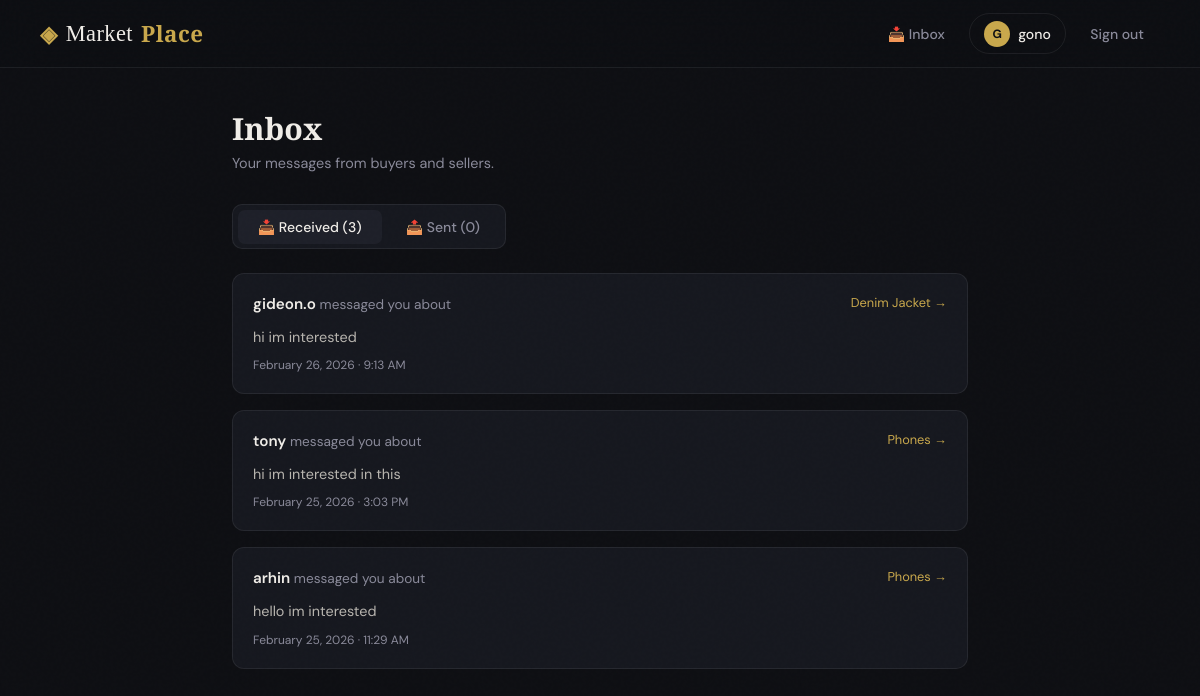
Screenshot of /inbox/ (signed in) with the database file from the repository.
### listings/models.py (models this page shows, shortened)
class Message(models.Model):
    item = models.ForeignKey(Item, on_delete=models.CASCADE, related_name='messages')
    sender = models.ForeignKey(User, on_delete=models.CASCADE, related_name='sent_messages')
    receiver = models.ForeignKey(User, on_delete=models.CASCADE, related_name='received_messages')
    body = models.TextField()
    created_at = models.DateTimeField(auto_now_add=True)
    is_read = models.BooleanField(default=False)
    class Meta:
        ordering = ['-created_at']

class Item(models.Model):
    CATEGORY_CHOICES = [
        ('electronics', 'Electronics'),
        ('clothing', 'Clothing'),
        ('furniture', 'Furniture'),
        ('other', 'Other'),
    ]
    name = models.CharField(max_length=200)
    description = models.TextField()
    price = models.DecimalField(max_digits=10, decimal_places=2)
    category = models.CharField(max_length=50, choices=CATEGORY_CHOICES, default='other')
    image_url = models.URLField(blank=True, null=True)
    is_available = models.BooleanField(default=True)
    created_at = models.DateTimeField(auto_now_add=True)
    seller = models.ForeignKey(User, on_delete=models.CASCADE, related_name='listings', null=True, blank=True)

### listings/views.py (the view)
# urls.py: path('inbox/', views.inbox, name='inbox'),
@login_required
def inbox(request):
    received = Message.objects.filter(receiver=request.user).order_by('-created_at')
    sent = Message.objects.filter(sender=request.user).order_by('-created_at')
    received.filter(is_read=False).update(is_read=True)
    return render(request, 'listings/inbox.html', {'received': received, 'sent': sent})

### listings/templates/listings/inbox.html (shortened to what this page needs)
{% extends 'listings/base.html' %}
{% block content %}
<div class="inbox-wrap">
    <div class="inbox-header">
        <h1>Inbox</h1>
        <p>Your messages from buyers and sellers.</p>
    </div>
    <div class="tabs">
        <button class="tab active" onclick="switchTab('received', this)">
            📥 Received ({{ received.count }})
        </button>
        <button class="tab" onclick="switchTab('sent', this)">
            📤 Sent ({{ sent.count }})
        </button>
    </div>
    <div id="received" class="message-list">
        {% if received %}
            {% for msg in received %}
            <div class="message-card {% if not msg.is_read %}unread{% endif %}">
                <div class="message-top">
                    <div class="message-from">
                        {{ msg.sender.username }}
                        <span>messaged you about</span>
                    </div>
                    <a href="{% url 'item-detail' msg.item.pk %}" class="message-item-link">
                        {{ msg.item.name }} →
                    </a>
                </div>
                <p class="message-body">{{ msg.body }}</p>
                <p class="message-time">{{ msg.created_at|date:"F j, Y · g:i A" }}</p>
            </div>
            {% endfor %}
        {% else %}
        <div class="empty-state">
            <div class="icon">📭</div>
            <h3>No messages yet</h3>
            <p>When buyers contact you, their messages will appear here.</p>
        </div>
        {% endif %}
    </div>
</div>
{% endblock %}

### listings/templates/listings/base.html (shortened to what this page needs)
<!DOCTYPE html>
<html lang="en">
<head>
</head>
<body>
<nav>
    <a href="{% url 'item-list' %}" class="nav-brand">
        ◈ <span>Market</span>Place
    </a>
    <div class="nav-links">
        {% if request.user.is_authenticated %}
    <a href="{% url 'inbox' %}" class="nav-link" style="position:relative;">
        📥 Inbox
    </a>
    <a href="{% url 'profile' request.user.username %}" class="nav-user">
        <div class="avatar-circle">{{ request.user.username|first|upper }}</div>
        {{ request.user.username }}
    </a>
    <a href="{% url 'logout' %}" class="nav-link">Sign out</a>
{% endif %}
    </div>
</nav>
<div class="page-enter">
    {% block content %}{% endblock %}
</div>
</body>
</html>

### listings/templates/listings/base.html (style rules this page uses)
:root { --bg: #0e0f13; --surface: #16181f; --surface2: #1e2029; --border: rgba(255,255,255,0.07); --gold: #c9a84c; --gold-light: #e8c96e; --text: #f0ede8; --muted: #8a8a9a; --green: #4caf7d; --red: #e05f5f; }
*, *::before, *::after { box-sizing: border-box; margin: 0; padding: 0; }
body { font-family: 'DM Sans', sans-serif; background: var(--bg); color: var(--text); min-height: 100vh; overflow-x: hidden; }
body::before { content: ''; position: fixed; inset: 0; pointer-events: none; z-index: 9999; opacity: 0.4; }
nav { position: sticky; top: 0; z-index: 100; background: rgba(14, 15, 19, 0.85); backdrop-filter: blur(20px); border-bottom: 1px solid var(--border); padding: 0 2.5rem; height: 68px; display: flex; align-items: center; justify-content: space-between; }
.nav-brand { font-family: 'Playfair Display', serif; font-size: 1.4rem; font-weight: 700; color: var(--gold); text-decoration: none; letter-spacing: 0.02em; display: flex; align-items: center; gap: 0.5rem; }
.nav-brand span { color: var(--text); font-weight: 400; }
.nav-links { display: flex; align-items: center; gap: 0.5rem; }
.nav-link { color: var(--muted); text-decoration: none; font-size: 0.875rem; font-weight: 500; padding: 0.45rem 1rem; border-radius: 6px; transition: color 0.2s, background 0.2s; }
.nav-user { display: flex; align-items: center; gap: 0.5rem; color: var(--text); text-decoration: none; font-size: 0.875rem; font-weight: 500; padding: 0.4rem 0.9rem; border: 1px solid var(--border); border-radius: 999px; transition: border-color 0.2s, background 0.2s; }
.avatar-circle { width: 26px; height: 26px; border-radius: 50%; background: var(--gold); color: #0e0f13; display: flex; align-items: center; justify-content: center; font-size: 0.75rem; font-weight: 700; }
.page-enter { animation: pageEnter 0.4s ease both; }

### listings/templates/listings/inbox.html (style rules this page uses)
.inbox-wrap { max-width: 800px; margin: 2.5rem auto; padding: 0 2rem; animation: fadeUp 0.4s ease both; }
.inbox-header { margin-bottom: 2rem; }
.inbox-header h1 { font-family: 'Playfair Display', serif; font-size: 1.9rem; font-weight: 700; }
.inbox-header p { color: var(--muted); font-size: 0.9rem; margin-top: 0.3rem; }
.tabs { display: flex; gap: 0.25rem; background: var(--surface); border: 1px solid var(--border); border-radius: 10px; padding: 0.3rem; margin-bottom: 1.5rem; width: fit-content; }
.tab { padding: 0.5rem 1.25rem; border-radius: 7px; font-size: 0.875rem; font-weight: 500; cursor: pointer; border: none; background: transparent; color: var(--muted); font-family: 'DM Sans', sans-serif; transition: all 0.2s; }
.tab.active { background: var(--surface2); color: var(--text); }
.message-list { display: flex; flex-direction: column; gap: 1rem; }
.message-card { background: var(--surface); border: 1px solid var(--border); border-radius: 12px; padding: 1.25rem; transition: border-color 0.2s; }
.message-top { display: flex; justify-content: space-between; align-items: flex-start; margin-bottom: 0.75rem; gap: 1rem; }
.message-from { font-weight: 600; font-size: 0.95rem; color: var(--text); }
.message-from span { color: var(--muted); font-weight: 400; font-size: 0.85rem; }
.message-item-link { font-size: 0.8rem; color: var(--gold); text-decoration: none; white-space: nowrap; }
.message-body { font-size: 0.9rem; color: #b8b5af; line-height: 1.6; margin-bottom: 0.5rem; }
.message-time { font-size: 0.75rem; color: var(--muted); }

### rows the page displays
Message: sender.username "gideon.o", item.name "Denim Jacket", body "hi im interested", created_at "February 26, 2026 · 9:13 AM"
Message: sender.username "tony", item.name "Phones", body "hi im interested in this", created_at "February 25, 2026 · 3:03 PM"
Message: sender.username "arhin", item.name "Phones", body "hello im interested", created_at "February 25, 2026 · 11:29 AM"

### other values shown
{{ request.user.username|first|upper }} "G"
{{ request.user.username }} "gono"
{{ received.count }} "3"
{{ sent.count }} "0"
